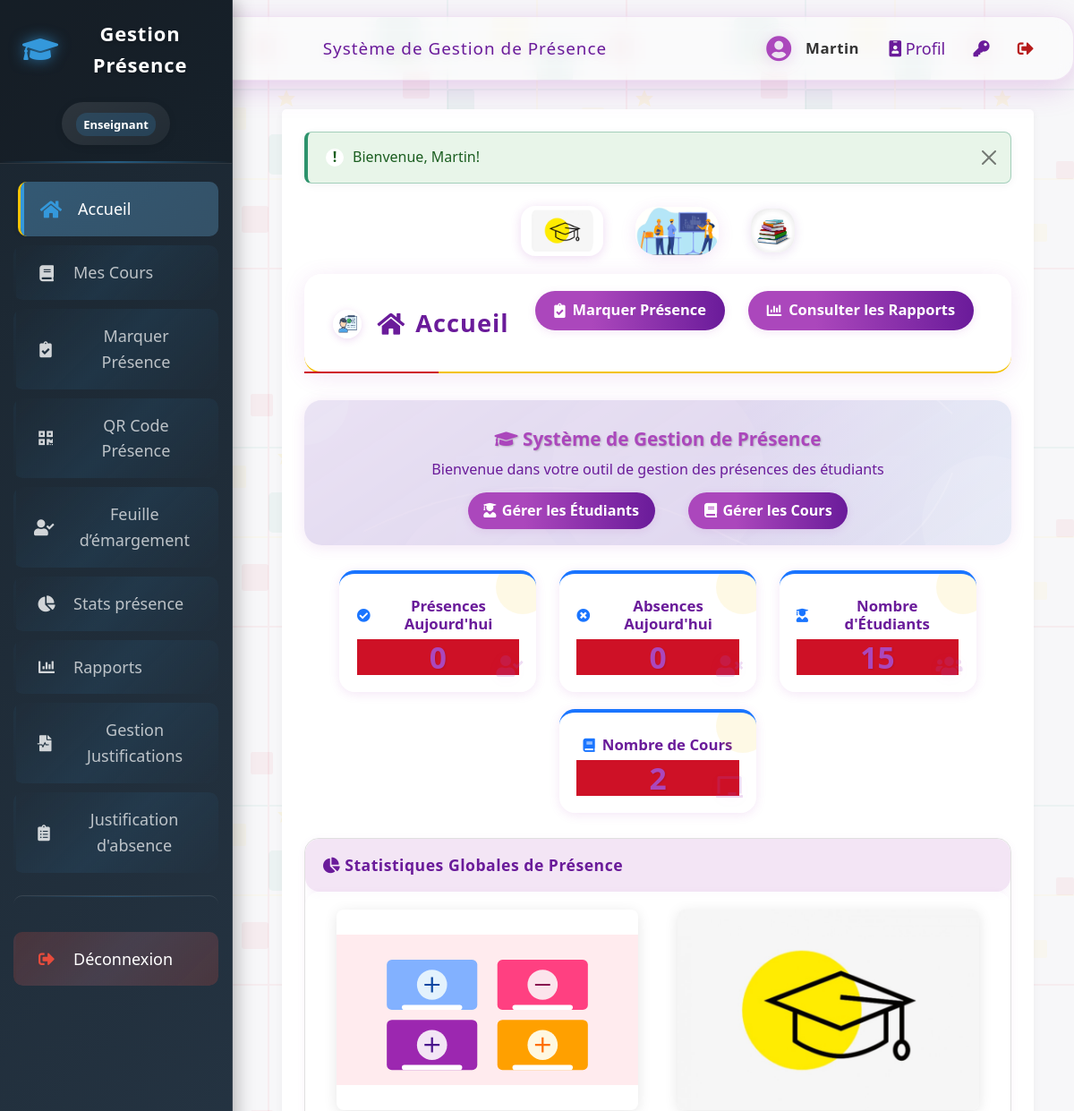
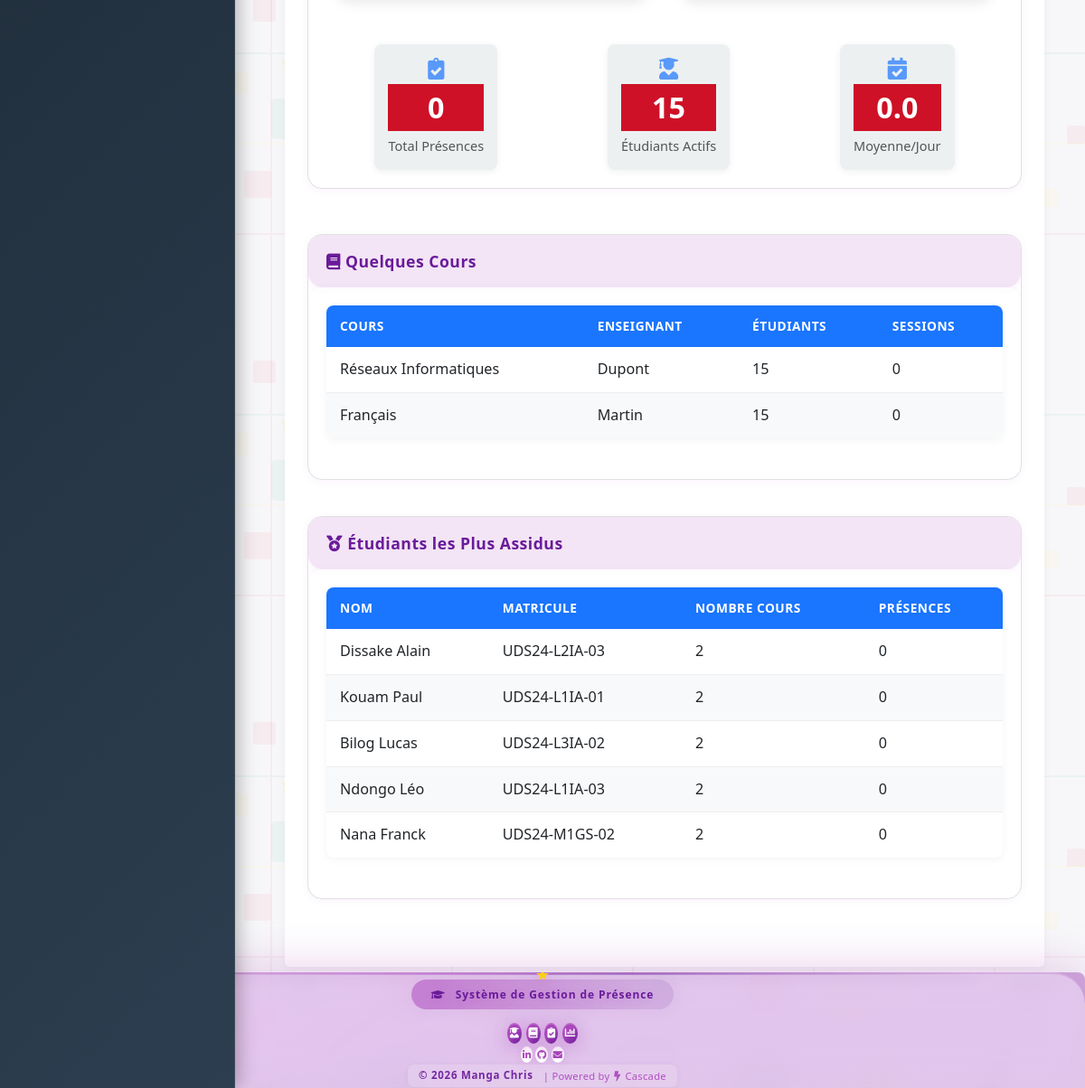
The app's page /accueil.php (signed in) with its own data (2 pictures, top to bottom).
### tables this page shows
CREATE TABLE `cours` (
  `id` int(11) NOT NULL AUTO_INCREMENT,
  `code` varchar(20) NOT NULL,
  `nom` varchar(150) NOT NULL,
  `enseignant_id` int(11) DEFAULT NULL,
  `description` text,
  PRIMARY KEY (`id`),
  UNIQUE KEY `code` (`code`),
  KEY `enseignant_id` (`enseignant_id`),
  CONSTRAINT `cours_ibfk_1` FOREIGN KEY (`enseignant_id`) REFERENCES `utilisateurs` (`id`)
);

CREATE TABLE `utilisateurs` (
  `id` int(11) NOT NULL AUTO_INCREMENT,
  `nom` varchar(100) NOT NULL,
  `prenom` varchar(100) NOT NULL,
  `email` varchar(150) NOT NULL,
  `mot_de_passe` varchar(255) NOT NULL,
  `role` enum('admin','enseignant') DEFAULT 'enseignant',
  `date_creation` timestamp NULL DEFAULT CURRENT_TIMESTAMP,
  `derniere_connexion` timestamp NULL DEFAULT NULL,
  PRIMARY KEY (`id`),
  UNIQUE KEY `email` (`email`)
);

CREATE TABLE `etudiants` (
  `id` int(11) NOT NULL AUTO_INCREMENT,
  `matricule` varchar(20) NOT NULL,
  `nom` varchar(100) NOT NULL,
  `prenom` varchar(100) NOT NULL,
  `email` varchar(150) NOT NULL,
  `classe_id` int(11) NOT NULL,
  `date_inscription` timestamp NULL DEFAULT CURRENT_TIMESTAMP,
  PRIMARY KEY (`id`),
  UNIQUE KEY `matricule` (`matricule`),
  UNIQUE KEY `email` (`email`),
  KEY `idx_etudiants_classe` (`classe_id`),
  CONSTRAINT `etudiants_classe_fk` FOREIGN KEY (`classe_id`) REFERENCES `classes_etablissement` (`id`) ON DELETE RESTRICT ON UPDATE CASCADE
);

### config/database.php (called while the page is built, shortened)
<?php
$host = 'localhost';
$dbname = 'attendance_system';
$username = 'root';
$password = '';
$port = 3306;
$pdo = null;
try {
    $dsn = "mysql:host=$host;port=$port;dbname=$dbname;charset=utf8mb4";
    $options = [
        PDO::ATTR_ERRMODE            => PDO::ERRMODE_EXCEPTION,
        PDO::ATTR_DEFAULT_FETCH_MODE => PDO::FETCH_ASSOC,
        PDO::ATTR_EMULATE_PREPARES   => false,
    ];
    $pdo = new PDO($dsn, $username, $password, $options);
} catch (PDOException $e) {
    die("Erreur de connexion à la base de données: " . $e->getMessage());
}
function db_query($sql, $params = []) {
    global $pdo;
    try {
        $stmt = $pdo->prepare($sql);
        $stmt->execute($params);
        return $stmt->fetchAll();
    } catch (PDOException $e) {
        throw $e;
    }
}
?>

### accueil.php (the view, shortened to what this page needs)
<?php
require_once 'includes/auth.php';
require_once 'config/database.php';
$stats = stats_presence_globales();
$stats_query = db_query("
    SELECT
        COUNT(*) as total_presences,
        COALESCE(SUM(CASE WHEN statut = 'present' THEN 1 ELSE 0 END) * 100.0 / COUNT(*), 0) as taux_presence_global,
        COUNT(*) * 1.0 / COUNT(DISTINCT date_presence) as moyenne_presences_jour
    FROM presences
");
    if (!empty($stats_query)) {
    $stats['total_presences'] = $stats_query[0]['total_presences'];
    $stats['taux_presence_global'] = round($stats_query[0]['taux_presence_global']);
    $stats['moyenne_presences_jour'] = $stats_query[0]['moyenne_presences_jour'];
} else {
    $stats['total_presences'] = 0;
    $stats['taux_presence_global'] = 0;
    $stats['moyenne_presences_jour'] = 0;
}
include 'includes/header.php';
?>
<link rel="stylesheet" href="assets/css/accueil-modern.css?v=<?= time() ?>">
<div class="accueil-hero">
    <img src="assets/images/3.jpg" alt="Cameroun" class="hero-logo">
    <img src="assets/images/decoratives/le-chef-ingenieur-role-et-competences.png" alt="Étudiant studieux" class="hero-student-img">
    <img src="assets/images/livres-stack-realistic_1284-4735.png" alt="Pile de livres" class="hero-books-img">
</div>
<div class="dashboard-header modern-header">
    <h1><img src="assets/images/decoratives/etudiant.jpg" alt="Accueil Université" class="accueil-title-img"> <i class="fas fa-home"></i> Accueil</h1>
    <div class="actions">
        <a href="presence.php" class="btn btn-primary modern-btn"><i class="fas fa-clipboard-check"></i> Marquer Présence</a>
        <a href="rapports.php" class="btn modern-btn"><i class="fas fa-chart-bar"></i> Consulter les Rapports</a>
    </div>
</div>
<div class="banner banner-img-bg">
    <img src="assets/images/login-background.svg" alt="Fond Université" class="banner-bg-img">
    <h2><i class="fas fa-graduation-cap"></i> Système de Gestion de Présence</h2>
    <p>Bienvenue dans votre outil de gestion des présences des étudiants</p>
    <div class="banner-links">
        <a href="etudiants.php"><i class="fas fa-user-graduate"></i> Gérer les Étudiants</a>
        <a href="cours.php"><i class="fas fa-book"></i> Gérer les Cours</a>
    </div>
</div>
<div class="stats-row">
    <div class="stat-card">
        <h3><i class="fas fa-check-circle"></i> Présences Aujourd'hui</h3>
        <div class="stat-value"><?php echo $stats['present_auj']; ?></div>
        <div class="stat-icon"><i class="fas fa-user-check"></i></div>
    </div>
    <div class="stat-card">
        <h3><i class="fas fa-times-circle"></i> Absences Aujourd'hui</h3>
        <div class="stat-value"><?php echo $stats['absent_auj']; ?></div>
        <div class="stat-icon"><i class="fas fa-user-times"></i></div>
    </div>
    <div class="stat-card">
        <h3><i class="fas fa-user-graduate"></i> Nombre d'Étudiants</h3>
        <div class="stat-value"><?php echo $stats['total_etudiants']; ?></div>
        <div class="stat-icon"><i class="fas fa-users"></i></div>
    </div>
    <div class="stat-card">
        <h3><i class="fas fa-book"></i> Nombre de Cours</h3>
        <div class="stat-value"><?php echo $stats['total_cours']; ?></div>
        <div class="stat-icon"><i class="fas fa-chalkboard"></i></div>
    </div>
</div>
<div class="row">
    <div class="col" style="width: 100%;">
        <div class="card">
            <div class="card-header"><i class="fas fa-chart-pie"></i> Statistiques Globales de Présence</div>
            <div class="card-body">
                <div style="display: flex; justify-content: space-around; flex-wrap: wrap; gap: 15px; margin-bottom: 20px;">
                    <img src="assets/images/dashboard.svg" alt="Statistiques de présence" class="decorative-image" style="max-width: 45%;">
                    <img src="assets/images/3.jpg" alt="Carte du Cameroun" class="decorative-image" style="max-width: 45%;">
                </div>
                <div class="stats-summary">
                    <div class="stat-box">
                        <i class="fas fa-clipboard-check stat-box-icon"></i>
                        <div class="stat-number"><?= $stats['total_presences'] ?></div>
                        <div class="stat-label">Total Présences</div>
                    </div>
                    <div class="stat-box">
                        <i class="fas fa-user-graduate stat-box-icon"></i>
                        <div class="stat-number"><?= $stats['total_etudiants'] ?></div>
                        <div class="stat-label">Étudiants Actifs</div>
                    </div>
                    <div class="stat-box">
                        <i class="fas fa-calendar-check stat-box-icon"></i>
                        <div class="stat-number"><?= number_format($stats['moyenne_presences_jour'] ?? 0, 1) ?></div>
                        <div class="stat-label">Moyenne/Jour</div>
                    </div>
                </div>
            </div>
        </div>
    </div>
</div>
<div class="row">
    <div class="col" style="width: 50%;">
        <div class="card">
            <div class="card-header"><i class="fas fa-book"></i> Quelques Cours</div>
            <div class="card-body">
                <table>
                    <thead>
                        <tr>
                            <th>Cours</th>
                            <th>Enseignant</th>
                            <th>Étudiants</th>
                            <th>Sessions</th>
                        </tr>
                    </thead>
                    <tbody>
                        <?php
                        $cours_populaires = db_query("
                            SELECT c.id, c.nom, u.nom as enseignant_nom,
                            COUNT(DISTINCT i.etudiant_id) as nb_etudiants,
                            COUNT(DISTINCT p.date_presence) as nb_sessions
                            FROM cours c
                            LEFT JOIN utilisateurs u ON c.enseignant_id = u.id
                            LEFT JOIN inscriptions i ON c.id = i.cours_id
                            LEFT JOIN presences p ON c.id = p.cours_id
                            GROUP BY c.id, c.nom, u.nom
                            ORDER BY nb_etudiants DESC, nb_sessions DESC
                            LIMIT 5
                        ");
                        if (empty($cours_populaires)) {
                            echo '<tr><td colspan="4" class="text-center">Aucun cours disponible.</td></tr>';
                        } else {
                            foreach ($cours_populaires as $cours) {
                                echo '<tr>
                                    <td>' . htmlspecialchars($cours['nom']) . '</td>
                                    <td>' . htmlspecialchars($cours['enseignant_nom']) . '</td>
                                    <td>' . $cours['nb_etudiants'] . '</td>
                                    <td>' . $cours['nb_sessions'] . '</td>
                                </tr>';
                            }
                        }
                        ?>
                    </tbody>
                </table>
            </div>
        </div>
    </div>
    <div class="col" style="width: 50%;">
        <div class="card">
            <div class="card-header"><i class="fas fa-medal"></i> Étudiants les Plus Assidus</div>
            <div class="card-body">
                <table>
                    <thead>
                        <tr>
                            <th>Nom</th>
                            <th>Matricule</th>
                            <th>Nombre Cours</th>
                            <th>Présences</th>
                        </tr>
                    </thead>
                    <tbody>
                        <?php
                        $etudiants_assidus = db_query("
                            SELECT e.id, e.nom, e.prenom, e.matricule,
                            COUNT(DISTINCT i.cours_id) as nb_cours,
                            SUM(CASE WHEN p.statut = 'present' THEN 1 ELSE 0 END) as nb_presences
                            FROM etudiants e
                            LEFT JOIN inscriptions i ON e.id = i.etudiant_id
                            LEFT JOIN presences p ON e.id = p.etudiant_id
                            GROUP BY e.id, e.nom, e.prenom, e.matricule
                            ORDER BY nb_presences DESC, nb_cours DESC
                            LIMIT 5
                        ");
                        if (empty($etudiants_assidus)) {
                            echo '<tr><td colspan="4" class="text-center">Aucun étudiant disponible.</td></tr>';
                        } else {
                            foreach ($etudiants_assidus as $etudiant) {
                                echo '<tr>
                                    <td>' . htmlspecialchars($etudiant['nom'] . ' ' . $etudiant['prenom']) . '</td>
                                    <td>' . htmlspecialchars($etudiant['matricule']) . '</td>
                                    <td>' . $etudiant['nb_cours'] . '</td>
                                    <td>' . ($etudiant['nb_presences'] ? $etudiant['nb_presences'] : '0') . '</td>
                                </tr>';
                            }
                        }
                        ?>
                    </tbody>
                </table>
            </div>
        </div>
    </div>
</div>
<?php
include 'includes/footer.php';
?>

### assets/css/sidebar-enhanced.css (style rules this page uses)
html, body { padding: 0 !important; margin: 0 !important; }
body { margin-left: 0 !important; padding-left: 0 !important; }

### assets/css/accueil-modern.css (style rules this page uses)
.dashboard-header { background: rgba(255,255,255,0.55); box-shadow: 0 4px 24px #ab47bc22; border-radius: 1.2rem; padding: 1.2rem 2rem 1rem 2rem; margin: 20px 0 30px 0; display: flex; align-items: center; justify-content: space-between; gap: 1.5rem; animation: fadeInDown 0.8s cubic-bezier(.42,0,.58,1); }
.dashboard-header h1 { font-size: 1.7rem; color: #6a1b9a; margin: 0; font-weight: 700; letter-spacing: 1px; display: flex; align-items: center; gap: 0.7rem; }
.dashboard-header .actions { display: flex; gap: 1rem; }
.dashboard-header .btn, .banner-links a { border: none; border-radius: 2rem; background: linear-gradient(90deg,#ab47bc 30%,#6a1b9a 100%); color: #fff; font-weight: 600; font-size: 1.03rem; padding: 0.6rem 1.3rem; box-shadow: 0 2px 10px #ab47bc22; transition: background 0.18s, box-shadow 0.18s, transform 0.18s; display: flex; align-items: center; gap: 0.5rem; }
.banner { background: linear-gradient(100deg,#f3e5f5 60%,#fff 100%); border-radius: 1.2rem; box-shadow: 0 2px 16px #ab47bc22; text-align: center; padding: 1.3rem 1rem 1.1rem 1rem; margin-bottom: 28px; animation: fadeIn 1.1s cubic-bezier(.42,0,.58,1); }
.banner h2 { color: #ab47bc; font-size: 1.3rem; margin-bottom: 0.6rem; font-weight: 700; }
.banner p { color: #6a1b9a; font-size: 1.01rem; margin-bottom: 0.7rem; }
.banner-links { display: flex; justify-content: center; gap: 1.1rem; margin-top: 0.5rem; }
.banner-links a { background: linear-gradient(90deg,#ab47bc 30%,#6a1b9a 100%); color: #fff; padding: 0.5rem 1.1rem; border-radius: 2rem; font-size: 1.01rem; text-decoration: none; font-weight: 600; box-shadow: 0 2px 10px #ab47bc22; transition: background 0.18s, box-shadow 0.18s, transform 0.18s; display: flex; align-items: center; gap: 0.4rem; }
.stats-row { display: flex; gap: 1.2rem; flex-wrap: wrap; justify-content: center; margin-bottom: 28px; }
.stat-card { background: rgba(255,255,255,0.55); border-radius: 1.1rem; box-shadow: 0 2px 12px #ab47bc22; padding: 1.1rem 1.2rem 0.9rem 1.2rem; min-width: 180px; max-width: 220px; flex: 1 1 180px; margin: 0 0.2rem; text-align: center; animation: fadeInUp 1s cubic-bezier(.42,0,.58,1); transition: box-shadow 0.18s, transform 0.18s; position: relative; }
.stat-card h3 { font-size: 1.05rem; color: #6a1b9a; font-weight: 600; margin-bottom: 0.4rem; }
.stat-value { font-size: 2.1rem; font-weight: 700; color: #ab47bc; margin-bottom: 0.3rem; }
.stat-icon { font-size: 1.5rem; color: #ab47bc; margin-top: 0.2rem; filter: drop-shadow(0 2px 8px #ab47bc33); }
.card, .card-header, .card-body { border-radius: 1rem !important; box-shadow: 0 2px 8px #ab47bc11 !important; }
.card-header { background: #f3e5f5 !important; color: #6a1b9a !important; font-weight: 700; font-size: 1.1rem; border-bottom: none !important; }
.card-body { background: rgba(255,255,255,0.6) !important; font-size: 1.01rem; }
.accueil-hero { display: flex; align-items: center; justify-content: center; gap: 2.2rem; margin-top: 16px; margin-bottom: 8px; position: relative; z-index: 1; }
.hero-logo { height: 56px; width: auto; border-radius: 1rem; box-shadow: 0 2px 12px #ab47bc33; background: #fff; padding: 0.3rem 0.7rem; animation: fadeInDown 1.1s cubic-bezier(.42,0,.58,1); }
.hero-student-img { height: 54px; width: auto; border-radius: 1.5rem; box-shadow: 0 4px 18px #ab47bc22; background: #fff; animation: fadeInUp 1.2s cubic-bezier(.42,0,.58,1); }
.hero-books-img { height: 49px; width: auto; border-radius: 1.2rem; box-shadow: 0 2px 12px #6a1b9a22; background: #fff; animation: fadeIn 1.3s cubic-bezier(.42,0,.58,1); }
.accueil-title-img { height: 32px; width: 32px; border-radius: 50%; object-fit: cover; margin-right: 0.4rem; box-shadow: 0 2px 8px #ab47bc33; background: #fff; vertical-align: middle; animation: fadeInDown 0.9s cubic-bezier(.42,0,.58,1); }
.banner-img-bg { position: relative; overflow: hidden; }
.banner-bg-img { position: absolute; left: 0; top: 0; width: 100%; height: 100%; object-fit: cover; opacity: 0.18; z-index: 0; pointer-events: none; }
.banner-img-bg > *:not(.banner-bg-img) { position: relative; z-index: 1; }

### assets/css/modules/layout.css (style rules this page uses)
.row { display: flex; flex-wrap: wrap; margin: 0 -15px 25px; gap: 15px; }
.col { padding: 0 15px; flex-grow: 1; }

### records on screen
cours: nom "Réseaux Informatiques", enseignant.nom "Dupont", nb_etudiants "15", nb_sessions "0"
cours: nom "Français", enseignant.nom "Martin", nb_etudiants "15", nb_sessions "0"
etudiants: nom+prenom "Dissake Alain", matricule "UDS24-L2IA-03", nb_cours "2"
etudiants: nom+prenom "Kouam Paul", matricule "UDS24-L1IA-01", nb_cours "2"
etudiants: nom+prenom "Bilog Lucas", matricule "UDS24-L3IA-02", nb_cours "2"
etudiants: nom+prenom "Ndongo Léo", matricule "UDS24-L1IA-03", nb_cours "2"
etudiants: nom+prenom "Nana Franck", matricule "UDS24-M1GS-02", nb_cours "2"

### other values on screen
$_SESSION['user_nom'] "Martin"
$_SESSION['alerte']['message'] "Bienvenue, Martin!"
$stats['present_auj'] "0"
$stats['absent_auj'] "0"
$stats['total_etudiants'] "15"
$stats['total_cours'] "2"
$stats['total_presences'] "0"
$stats['moyenne_presences_jour'] "0.0"
